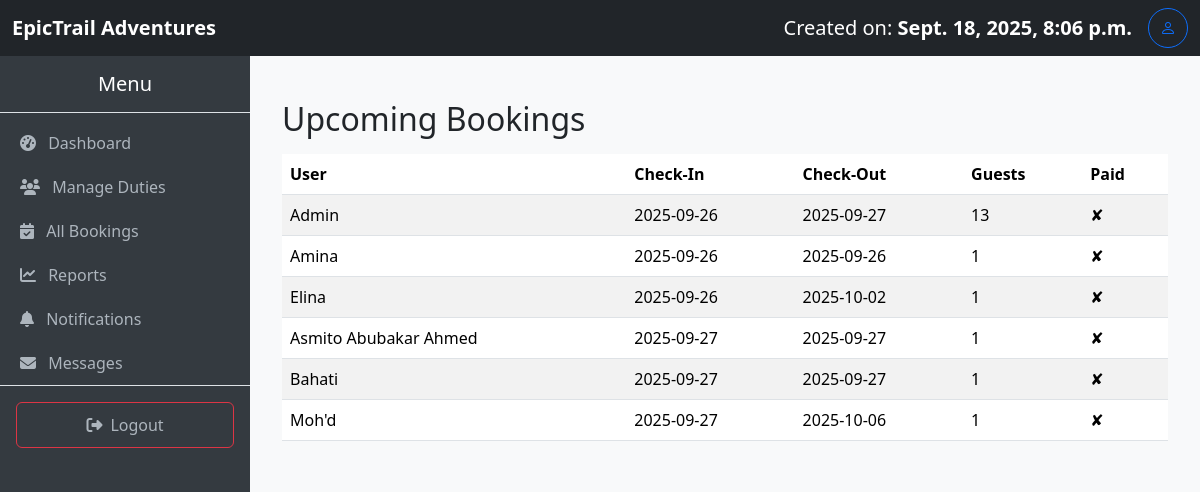
/upcoming-bookings/ (signed in), run on an earlier commit of the app's database.
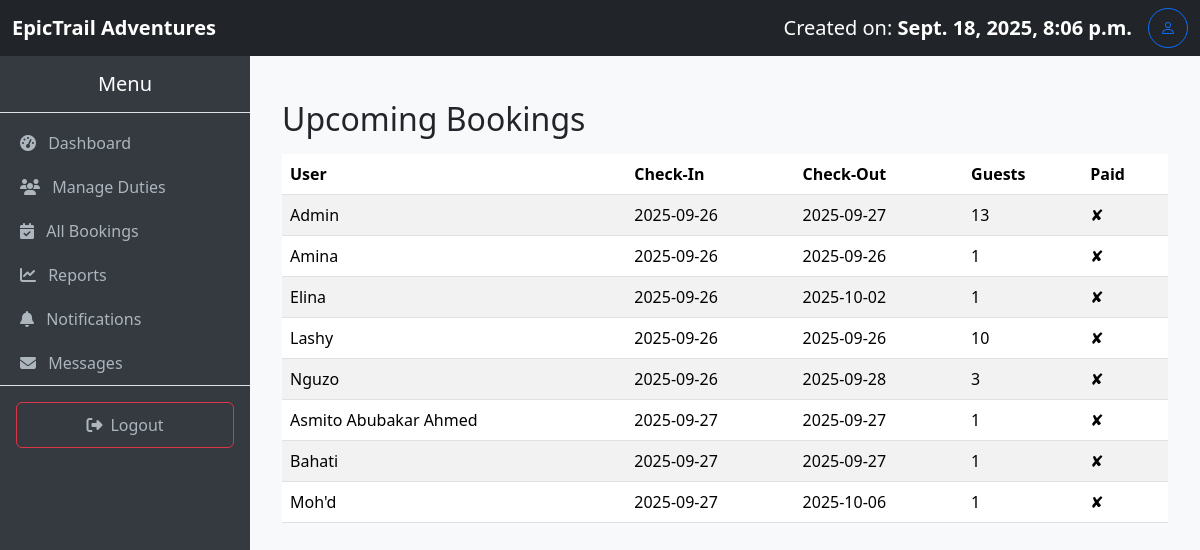
And on a later commit of the database.
### myApp/models.py (models this page shows, shortened)
class Booking(models.Model):
    user = models.ForeignKey(User, on_delete=models.SET_NULL, null=True, blank=True)
    customer_name = models.CharField(max_length=100, blank=True, null=True)
    customer_email = models.EmailField(blank=True, null=True)
    activities = models.ManyToManyField('Activity', blank=True)
    packages = models.ManyToManyField('Package', blank=True)
    rooms = models.ManyToManyField('Room', blank=True)
    food = models.ManyToManyField('Food', blank=True)
    tours = models.ManyToManyField('Tour', blank=True)
    check_in = models.DateField(blank=True, null=True)
    check_out = models.DateField(blank=True, null=True)
    pax = models.PositiveIntegerField(default=1)
    pax_details = models.JSONField(blank=True, null=True)  # Works with Django 3.1+
    created_at = models.DateTimeField(auto_now_add=True)
    paid = models.DecimalField(max_digits=10, decimal_places=2, default=0)
    @property
    def nights_spent(self):
        if self.check_in and self.check_out:
            nights = (self.check_out - self.check_in).days
            return nights if nights > 0 else 1  # Minimum of 1 night for same-day bookings
        return 1
    @property
    def amount_required(self):
        pax = self.pax or 1
        def get_pax_value(category):
            if self.pax_details and category in self.pax_details:
                return self.pax_details[category].get('pax', pax)
            return pax
        room_cost = sum(
            room.room_type.price_per_night * get_pax_value('rooms') * self.nights_spent
            for room in self.rooms.all()
        )
        activity_cost = sum(
            a.price_per_person * get_pax_value('activities') for a in self.activities.all()
        )
        package_cost = sum(
            p.price_per_person * get_pax_value('packages') for p in self.packages.all()
        )
        food_cost = sum(
            f.price_per_person * get_pax_value('food') for f in self.food.all()
        )
        tour_cost = sum(
            t.price_per_person * get_pax_value('tours') for t in self.tours.all()
        )
        return room_cost + activity_cost + package_cost + food_cost + tour_cost

### myApp/views.py (the view)
# urls.py: path('upcoming-bookings/', views.upcoming_bookings_list, name='upcoming_bookings'),
@login_required
def upcoming_bookings_list(request):
    upcoming_bookings = Booking.objects.filter(
        check_in__gte=timezone.now()
    ).order_by('check_in')
    return render(request, "bookings.upcoming.html", {
        "upcoming_bookings": upcoming_bookings
    })

### myApp/context_processors.py (called while the page is built)
def total_users(request):
    return {'total_users': User.objects.count()}

def total_bookings(request):
    return {'total_bookings': Booking.objects.count()}

def total_amount(request):
    total = 0
    if request.user.is_authenticated:
        bookings = Booking.objects.all()#filter(user=request.user)
        total = sum(booking.amount_required for booking in bookings)
    return {'total_amount': total}

def total_cost(request):
    if not request.user.is_authenticated:
        return {
            'user_bookings': [],
            'user_total_amount': 0,
        }
    bookings = Booking.objects.filter(user=request.user).prefetch_related(
        'activities', 'packages', 'rooms', 'food', 'tours'
    )
    total_amount = sum(b.amount_required for b in bookings)
    return {
        'user_bookings': bookings,
        'user_total_amount': total_amount,
    }

### myApp/templates/bookings.upcoming.html
{% extends 'base.staff.html' %} {% block content %}
<div class="container mt-4">
    <h2 class="mb-3">Upcoming Bookings</h2>
    {% if upcoming_bookings %}
    <table class="table table-striped">
        <thead>
            <tr>
                <th>User</th>
                <th>Check-In</th>
                <th>Check-Out</th>
                <th>Guests</th>
                <th>Paid</th>
            </tr>
        </thead>
        <tbody>
            {% for booking in upcoming_bookings %}
            <tr>
                <td>{{ booking.user.username }}</td>
                <td>{{ booking.check_in|date:"Y-m-d" }}</td>
                <td>{{ booking.check_out|date:"Y-m-d" }}</td>
                <td>{{ booking.pax }}</td>
                <td>{% if booking.paid %}✔{% else %}✘{% endif %}</td>
            </tr>
            {% endfor %}
        </tbody>
    </table>
    {% else %}
    <p>No upcoming bookings.</p>
    {% endif %}
</div>
{% endblock %}

What changed in the data, as far as the page shows it:
added Booking: user.username "Lashy", check_in "2025-09-26", check_out "2025-09-26", pax "10"
added Booking: user.username "Nguzo", check_in "2025-09-26", check_out "2025-09-28", pax "3"
